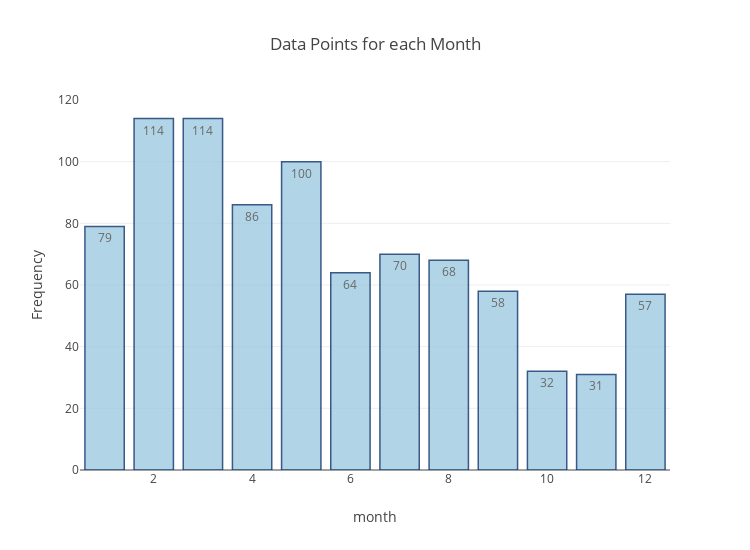

The notebook cell saved with this chart:
### Code cell
count = dict(Counter(df.index.month))
key, val = [], []
for k in count:
    key.append(k)
    val.append(count[k])

trace_bar_actual = go.Bar( 
    x = key,
    y = val,
    text = val,
    textposition = 'auto',
    marker=dict(
                color='rgb(158,202,225)',
                line=dict(
                    color='rgb(8,48,107)',
                    width=1.5),
            ),
    opacity=0.8
)
layout = go.Layout(
    title='Data Points for each Month',
    height=550,
    width=750,
    yaxis= dict(title='Frequency'),
    xaxis= dict(title='month')
)
fig = go.Figure(data=[trace_bar_actual], layout=layout)
iplot(fig)

### Figure 1 — Plotly figure (JSON) as saved in the notebook; plotly's stock layout.template omitted (floating-point values rounded to 4 significant figures)
{"data": [{"marker": {"color": "rgb(158,202,225)", "line": {"color": "rgb(8,48,107)", "width": 1.5}}, "opacity": 0.8, "text": [79, 114, 114, 86, 100, 64, 70, 68, 58, 32, 31, 57], "textposition": "auto", "type": "bar", "uid": "e57c6c", "x": [1, 2, 3, 4, 5, 6, 7, 8, 9, 10, 11, 12], "y": [79, 114, 114, 86, 100, 64, 70, 68, 58, 32, 31, 57]}], "layout": {"height": 550, "title": "Data Points for each Month", "width": 750, "xaxis": {"autorange": true, "range": [0.5, 12.5], "title": "month", "type": "linear"}, "yaxis": {"autorange": true, "range": [0, 120], "title": "Frequency", "type": "linear"}}}
